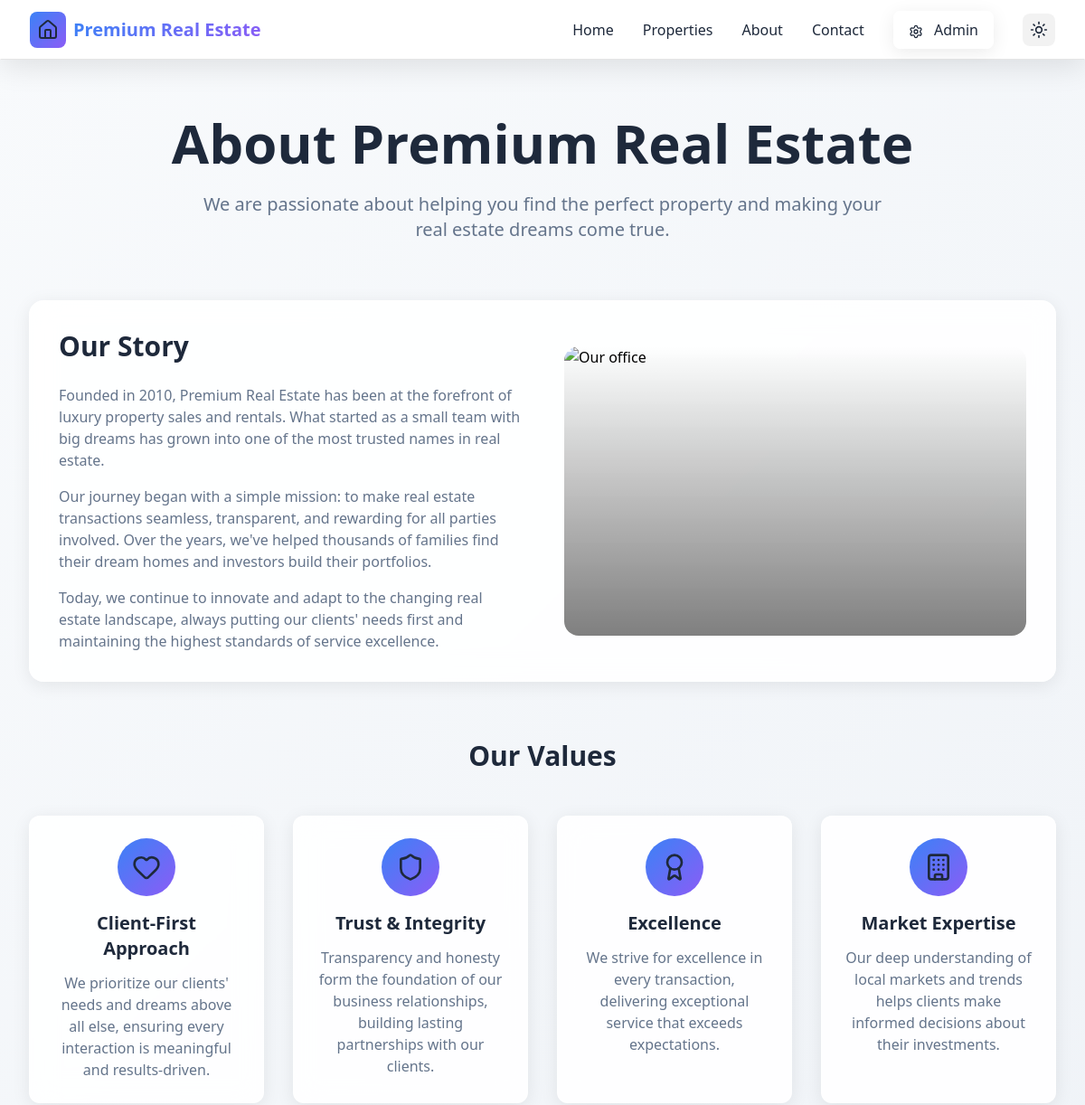
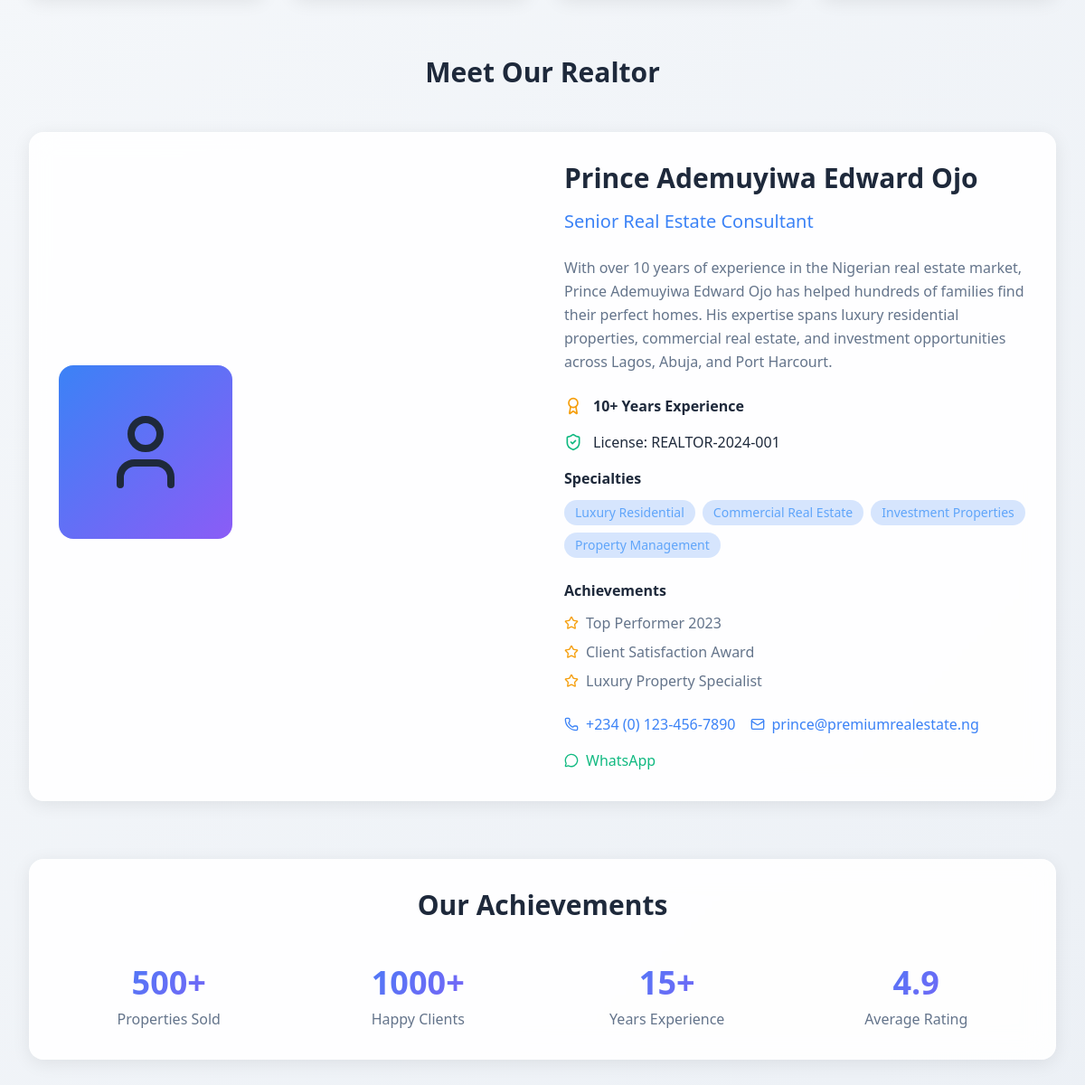
Page /about.php on the committed database (2 pictures, top to bottom).
### tables this page shows
CREATE TABLE IF NOT EXISTS about_content (
    id INT AUTO_INCREMENT PRIMARY KEY,
    section_key VARCHAR(100) UNIQUE NOT NULL,
    title VARCHAR(255) NOT NULL,
    content TEXT NOT NULL,
    image_url VARCHAR(500) NULL,
    display_order INT DEFAULT 0,
    is_active BOOLEAN DEFAULT TRUE,
    created_at TIMESTAMP DEFAULT CURRENT_TIMESTAMP,
    updated_at TIMESTAMP DEFAULT CURRENT_TIMESTAMP ON UPDATE CURRENT_TIMESTAMP
);

CREATE TABLE IF NOT EXISTS realtor_profile (
    id INT AUTO_INCREMENT PRIMARY KEY,
    full_name VARCHAR(255) NOT NULL,
    title VARCHAR(255) NOT NULL,
    bio TEXT NOT NULL,
    profile_image VARCHAR(500) NULL,
    phone VARCHAR(50) NULL,
    email VARCHAR(255) NULL,
    whatsapp VARCHAR(50) NULL,
    license_number VARCHAR(100) NULL,
    experience_years INT DEFAULT 0,
    specialties JSON NULL,
    achievements JSON NULL,
    is_active BOOLEAN DEFAULT TRUE,
    created_at TIMESTAMP DEFAULT CURRENT_TIMESTAMP,
    updated_at TIMESTAMP DEFAULT CURRENT_TIMESTAMP ON UPDATE CURRENT_TIMESTAMP
);

### about.php (the view, shortened to what this page needs)
<?php
include 'includes/header.php';
$stmt = $db->query("SELECT * FROM about_content ORDER BY display_order ASC");
$about_sections = $stmt->fetchAll(PDO::FETCH_ASSOC);
$stmt = $db->query("SELECT * FROM realtor_profile LIMIT 1");
$realtor = $stmt->fetch(PDO::FETCH_ASSOC);
?>
<div class="min-h-screen bg-gradient-to-br from-slate-900 via-purple-900 to-slate-900 pt-20">
    <div class="max-w-7xl mx-auto px-4 sm:px-6 lg:px-8 py-12">
        <div class="text-center mb-16">
            <?php
            $hero_section = array_filter($about_sections, function($section) { return $section['section_key'] === 'hero'; });
            $hero = reset($hero_section);
            ?>
            <h1 class="text-4xl md:text-6xl font-bold text-white mb-6">
                <?php echo htmlspecialchars($hero['title'] ?? 'About Premium Real Estate'); ?>
            </h1>
            <p class="text-xl text-gray-300 max-w-3xl mx-auto">
                <?php echo htmlspecialchars($hero['content'] ?? 'We are passionate about helping you find the perfect property and making your real estate dreams come true.'); ?>
            </p>
        </div>
        <div class="glass-card p-8 rounded-2xl mb-16">
            <div class="grid grid-cols-1 lg:grid-cols-2 gap-12 items-center">
                <div>
                    <h2 class="text-3xl font-bold text-white mb-6">Our Story</h2>
                    <div class="space-y-4 text-gray-300">
                        <p>
                            Founded in 2010, Premium Real Estate has been at the forefront of luxury property sales and rentals.
                            What started as a small team with big dreams has grown into one of the most trusted names in real estate.
                        </p>
                        <p>
                            Our journey began with a simple mission: to make real estate transactions seamless, transparent, and
                            rewarding for all parties involved. Over the years, we've helped thousands of families find their
                            dream homes and investors build their portfolios.
                        </p>
                        <p>
                            Today, we continue to innovate and adapt to the changing real estate landscape, always putting our
                            clients' needs first and maintaining the highest standards of service excellence.
                        </p>
                    </div>
                </div>
                <div class="relative">
                    <img
                        src="https://images.unsplash.com/photo-1560518883-ce09059eeffa?w=600&h=400&fit=crop"
                        alt="Our office"
                        class="rounded-2xl w-full h-80 object-cover"
                    />
                    <div class="absolute inset-0 bg-gradient-to-t from-black/50 to-transparent rounded-2xl"></div>
                </div>
            </div>
        </div>
        <div class="mb-16">
            <h2 class="text-3xl font-bold text-white text-center mb-12">Our Values</h2>
            <div class="grid grid-cols-1 md:grid-cols-2 lg:grid-cols-4 gap-8">
                <div class="glass-card p-6 rounded-xl text-center hover:bg-white/10 transition-all duration-300">
                    <div class="w-16 h-16 mx-auto mb-4 bg-gradient-to-r from-blue-500 to-purple-600 rounded-full flex items-center justify-center">
                        <i data-lucide="heart" class="w-8 h-8 text-white"></i>
                    </div>
                    <h3 class="text-xl font-bold text-white mb-3">Client-First Approach</h3>
                    <p class="text-gray-300">We prioritize our clients' needs and dreams above all else, ensuring every interaction is meaningful and results-driven.</p>
                </div>
                <div class="glass-card p-6 rounded-xl text-center hover:bg-white/10 transition-all duration-300">
                    <div class="w-16 h-16 mx-auto mb-4 bg-gradient-to-r from-blue-500 to-purple-600 rounded-full flex items-center justify-center">
                        <i data-lucide="shield" class="w-8 h-8 text-white"></i>
                    </div>
                    <h3 class="text-xl font-bold text-white mb-3">Trust & Integrity</h3>
                    <p class="text-gray-300">Transparency and honesty form the foundation of our business relationships, building lasting partnerships with our clients.</p>
                </div>
                <div class="glass-card p-6 rounded-xl text-center hover:bg-white/10 transition-all duration-300">
                    <div class="w-16 h-16 mx-auto mb-4 bg-gradient-to-r from-blue-500 to-purple-600 rounded-full flex items-center justify-center">
                        <i data-lucide="award" class="w-8 h-8 text-white"></i>
                    </div>
                    <h3 class="text-xl font-bold text-white mb-3">Excellence</h3>
                    <p class="text-gray-300">We strive for excellence in every transaction, delivering exceptional service that exceeds expectations.</p>
                </div>
                <div class="glass-card p-6 rounded-xl text-center hover:bg-white/10 transition-all duration-300">
                    <div class="w-16 h-16 mx-auto mb-4 bg-gradient-to-r from-blue-500 to-purple-600 rounded-full flex items-center justify-center">
                        <i data-lucide="building" class="w-8 h-8 text-white"></i>
                    </div>
                    <h3 class="text-xl font-bold text-white mb-3">Market Expertise</h3>
                    <p class="text-gray-300">Our deep understanding of local markets and trends helps clients make informed decisions about their investments.</p>
                </div>
            </div>
        </div>
        <div class="mb-16">
            <h2 class="text-3xl font-bold text-white text-center mb-12">Meet Our Realtor</h2>
            <?php if ($realtor): ?>
            <div class="glass-card p-8 rounded-2xl">
                <div class="grid grid-cols-1 lg:grid-cols-2 gap-12 items-center">
                    <div>
                        <?php if (!empty($realtor['profile_image'])): ?>
                        <div class="w-48 h-48 mx-auto lg:mx-0 mb-8">
                            <img
                                src="<?php echo htmlspecialchars($realtor['profile_image']); ?>"
                                alt="<?php echo htmlspecialchars($realtor['full_name']); ?>"
                                class="w-full h-full object-cover rounded-2xl"
                            />
                        </div>
                        <?php else: ?>
                        <div class="w-48 h-48 bg-gradient-to-r from-blue-500 to-purple-600 rounded-2xl mx-auto lg:mx-0 mb-8 flex items-center justify-center">
                            <i data-lucide="user" class="w-24 h-24 text-white"></i>
                        </div>
                        <?php endif; ?>
                    </div>
                    <div>
                        <h3 class="text-3xl font-bold text-white mb-4"><?php echo htmlspecialchars($realtor['full_name']); ?></h3>
                        <p class="text-blue-400 text-xl mb-6"><?php echo htmlspecialchars($realtor['title']); ?></p>
                        <div class="text-gray-300 leading-relaxed mb-6">
                            <?php echo nl2br(htmlspecialchars($realtor['bio'])); ?>
                        </div>
                        <div class="flex items-center mb-4">
                            <i data-lucide="award" class="w-5 h-5 text-yellow-400 mr-3"></i>
                            <span class="text-white font-semibold"><?php echo $realtor['experience_years']; ?>+ Years Experience</span>
                        </div>
                        <?php if (!empty($realtor['license_number'])): ?>
                        <div class="flex items-center mb-4">
                            <i data-lucide="shield-check" class="w-5 h-5 text-green-400 mr-3"></i>
                            <span class="text-white">License: <?php echo htmlspecialchars($realtor['license_number']); ?></span>
                        </div>
                        <?php endif; ?>
                        <?php
                        $specialties = json_decode($realtor['specialties'], true) ?? [];
                        if (!empty($specialties)):
                        ?>
                        <div class="mb-6">
                            <h4 class="text-white font-semibold mb-3">Specialties</h4>
                            <div class="flex flex-wrap gap-2">
                                <?php foreach ($specialties as $specialty): ?>
                                <span class="bg-blue-500/20 text-blue-300 px-3 py-1 rounded-full text-sm">
                                    <?php echo htmlspecialchars($specialty); ?>
                                </span>
                                <?php endforeach; ?>
                            </div>
                        </div>
                        <?php endif; ?>
                        <?php
                        $achievements = json_decode($realtor['achievements'], true) ?? [];
                        if (!empty($achievements)):
                        ?>
                        <div class="mb-6">
                            <h4 class="text-white font-semibold mb-3">Achievements</h4>
                            <div class="space-y-2">
                                <?php foreach ($achievements as $achievement): ?>
                                <div class="flex items-center">
                                    <i data-lucide="star" class="w-4 h-4 text-yellow-400 mr-2"></i>
                                    <span class="text-gray-300"><?php echo htmlspecialchars($achievement); ?></span>
                                </div>
                                <?php endforeach; ?>
                            </div>
                        </div>
                        <?php endif; ?>
                        <div class="flex flex-wrap gap-4">
                            <?php if (!empty($realtor['phone'])): ?>
                            <a href="tel:<?php echo htmlspecialchars($realtor['phone']); ?>" class="flex items-center text-blue-400 hover:text-blue-300 transition-colors">
                                <i data-lucide="phone" class="w-4 h-4 mr-2"></i>
                                <?php echo htmlspecialchars($realtor['phone']); ?>
                            </a>
                            <?php endif; ?>
                            <?php if (!empty($realtor['email'])): ?>
                            <a href="mailto:<?php echo htmlspecialchars($realtor['email']); ?>" class="flex items-center text-blue-400 hover:text-blue-300 transition-colors">
                                <i data-lucide="mail" class="w-4 h-4 mr-2"></i>
                                <?php echo htmlspecialchars($realtor['email']); ?>
                            </a>
                            <?php endif; ?>
                            <?php if (!empty($realtor['whatsapp'])): ?>
                            <a href="https://wa.me/<?php echo htmlspecialchars($realtor['whatsapp']); ?>" target="_blank" class="flex items-center text-green-400 hover:text-green-300 transition-colors">
                                <i data-lucide="message-circle" class="w-4 h-4 mr-2"></i>
                                WhatsApp
                            </a>
                            <?php endif; ?>
                        </div>
                    </div>
                </div>
            </div>
            <?php endif; ?>
        </div>
        <div class="glass-card p-8 rounded-2xl">
            <h2 class="text-3xl font-bold text-white text-center mb-12">Our Achievements</h2>
            <div class="grid grid-cols-2 md:grid-cols-4 gap-8">
                <div class="text-center">
                    <div class="text-4xl font-bold gradient-text mb-2">500+</div>
                    <div class="text-gray-300">Properties Sold</div>
                </div>
                <div class="text-center">
                    <div class="text-4xl font-bold gradient-text mb-2">1000+</div>
                    <div class="text-gray-300">Happy Clients</div>
                </div>
                <div class="text-center">
                    <div class="text-4xl font-bold gradient-text mb-2">15+</div>
                    <div class="text-gray-300">Years Experience</div>
                </div>
                <div class="text-center">
                    <div class="text-4xl font-bold gradient-text mb-2">4.9</div>
                    <div class="text-gray-300">Average Rating</div>
                </div>
            </div>
        </div>
    </div>
</div>
<?php include 'includes/footer.php'; ?>

### includes/header.php (style rules this page uses)
.light { background: linear-gradient(135deg, #f8fafc 0%, #e2e8f0 100%); }
.light .glass-card { background: rgba(255, 255, 255, 0.9); backdrop-filter: blur(15px); border: 1px solid rgba(255, 255, 255, 0.2); box-shadow: 0 4px 20px 0 rgba(0, 0, 0, 0.08); }
.light .text-white { color: #1e293b !important; }
.light .text-gray-300 { color: #64748b !important; }
.light .gradient-text { background: linear-gradient(135deg, #3b82f6, #8b5cf6); -webkit-background-clip: text; -webkit-text-fill-color: transparent; background-clip: text; }
.light .text-blue-400 { color: #3b82f6 !important; }
.light .text-green-400 { color: #10b981 !important; }
.light .text-yellow-400 { color: #f59e0b !important; }
.light .bg-blue-500\/20 { background-color: rgba(59, 130, 246, 0.2) !important; }
.light .text-blue-300 { color: #60a5fa !important; }
.light .bg-gradient-to-r { background: linear-gradient(135deg, #3b82f6, #8b5cf6) !important; }
.light .bg-gradient-to-br { background: linear-gradient(135deg, #f8fafc 0%, #e2e8f0 100%) !important; }
.light .from-slate-900 { --tw-gradient-from: #f8fafc !important; }
.light .via-purple-900 { --tw-gradient-via: #e2e8f0 !important; }
.light .to-slate-900 { --tw-gradient-to: #f8fafc !important; }
.glass-card { background: rgba(255, 255, 255, 0.05); backdrop-filter: blur(5px); border: 1px solid rgba(255, 255, 255, 0.1); box-shadow: 0 4px 16px 0 rgba(31, 38, 135, 0.37); }
.gradient-text { background: linear-gradient(to right, #60a5fa, #a78bfa, #f472b6); -webkit-background-clip: text; -webkit-text-fill-color: transparent; background-clip: text; }
body { background: linear-gradient(135deg, #0f172a 0%, #7c3aed 50%, #0f172a 100%); background-attachment: fixed; }

### rows in the picture
about_content: title "About Premium Real Estate", content "We are passionate about helping you find the perfect property and making your real estate dreams come true."
realtor_profile: full_name "Prince Ademuyiwa Edward Ojo", title "Senior Real Estate Consultant", bio "With over 10 years of experience in the Nigerian real estate market, Prince Ademuyiwa Edward Ojo has helped hundreds of families find their perfect homes. His expertise spans luxury residential properties, commercial real estate, and investment opportunities across Lagos, Abuja, and Port Harcourt.", experience_years "10", license_number "REALTOR-2024-001", specialties "Luxury Residential", specialties "Commercial Real Estate", specialties "Investment Properties", specialties "Property Management", achievements "Top Performer 2023", achievements "Client Satisfaction Award", achievements "Luxury Property Specialist", phone "+234 (0) 123-456-7890", email "prince@premiumrealestate.ng"

### other values in the picture
$site_settings['site_name'] "Premium Real Estate"
